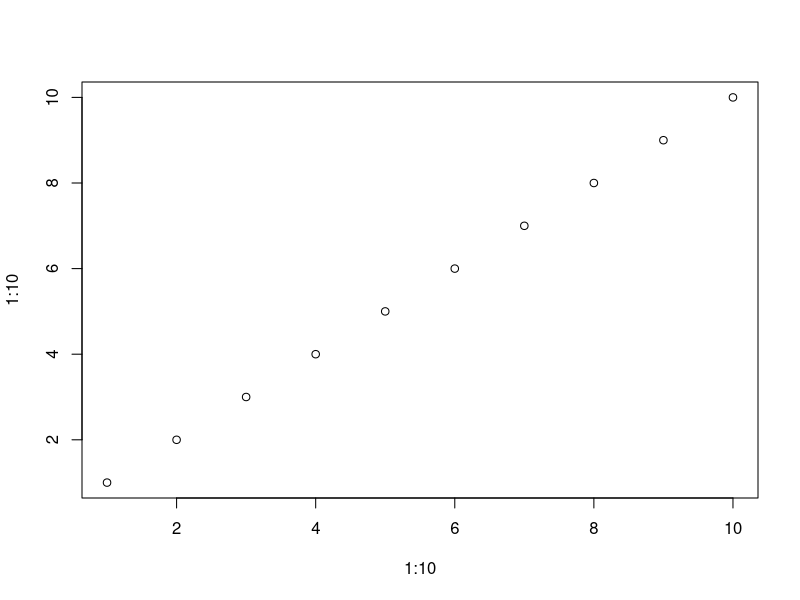

This chart was generated by the following R code:
## ---- chunk 1

## List the session information
sessionInfo()

## Testing whether plots are included
plot(1:10, 1:10)

